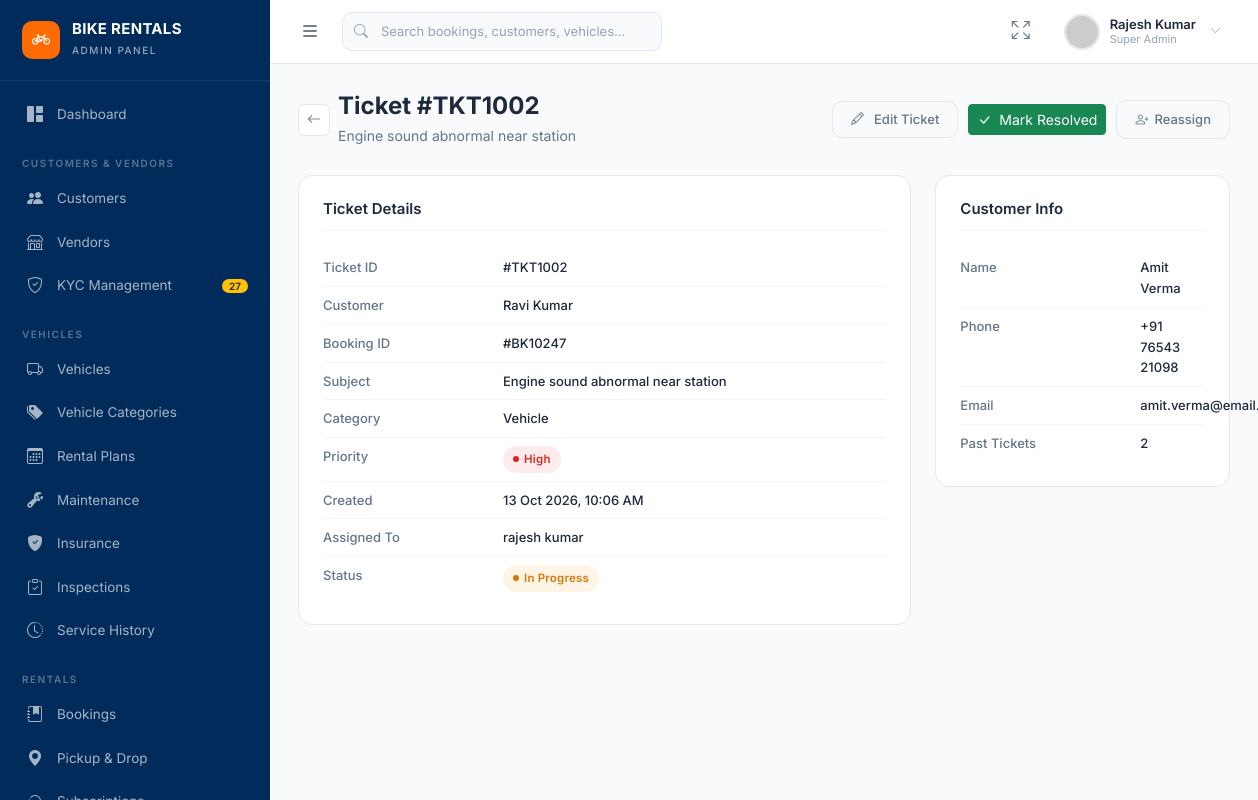
Screenshot of /support/tickets/TKT1002/ with the database file from the repository.
### myapp/models.py (models this page shows, shortened)
class SupportTicket(models.Model):
    PRIORITY_CHOICES = [
        ("Low", "Low"),
        ("Medium", "Medium"),
        ("High", "High"),
        ("Urgent", "Urgent"),
    ]
    STATUS_CHOICES = [
        ("Open", "Open"),
        ("In Progress", "In Progress"),
        ("Resolved", "Resolved"),
        ("Closed", "Closed"),
    ]
    ticket_id = models.CharField(max_length=20, unique=True, blank=True)
    customer = models.ForeignKey(Customer, on_delete=models.SET_NULL, null=True, blank=True, related_name="tickets")
    customer_name = models.CharField(max_length=150)
    email = models.EmailField(blank=True)
    phone = models.CharField(max_length=20, blank=True)
    subject = models.CharField(max_length=255)
    category = models.CharField(max_length=100, default="Booking")
    priority = models.CharField(max_length=20, choices=PRIORITY_CHOICES, default="Medium")
    status = models.CharField(max_length=20, choices=STATUS_CHOICES, default="Open")
    assigned_agent = models.CharField(max_length=100, default="Support Team")
    created_at = models.DateTimeField(default=timezone.now)
    updated_at = models.DateTimeField(auto_now=True)
    class Meta:
        ordering = ["-created_at"]

### myapp/views.py (the view)
# urls.py: path('support/tickets/<str:pk>/', views.support_ticket_detail, name='admin_ticket_detail'),
def support_ticket_detail(request, pk):
    ticket = get_object_or_first(SupportTicket, "ticket_id", pk)
    messages_list = ticket.messages.all() if ticket else []
    return render(request, "admin/support/ticket_detail.html", {"ticket": ticket, "messages_list": messages_list})

### myapp/views.py (called while the page is built)
def get_object_or_first(model_cls, pk_field, pk_val):
    obj = None
    if str(pk_val).isdigit():
        obj = model_cls.objects.filter(pk=int(pk_val)).first()
    if not obj:
        obj = model_cls.objects.filter(**{pk_field: str(pk_val)}).first()
    if not obj:
        obj = model_cls.objects.first()
    return obj

### myapp/templates/admin/support/ticket_detail.html (shortened to what this page needs)
{% extends "admin/base.html" %}
{% block content %}
<div class="page-header d-flex align-items-center justify-content-between flex-wrap gap-2">
    <div class="d-flex align-items-center gap-2">
        <a href="{% url 'admin_support' %}" class="btn-sm-action"><i class="bi bi-arrow-left"></i></a>
        <div><h1>Ticket #{{ ticket.ticket_id|default:"TK3010" }}</h1><p>{{ ticket.subject|default:"Booking confirmation not received" }}</p></div>
    </div>
    <div class="page-header-actions">
        <button class="btn btn-outline-custom btn-sm" onclick="openEditModal('support', '{{ ticket.ticket_id|default:'TK3010' }}', this)"><i class="bi bi-pencil me-1"></i> Edit Ticket</button>
        <button class="btn btn-success btn-sm" data-action-btn="resolve-ticket"><i class="bi bi-check-lg me-1"></i> Mark Resolved</button>
        <button class="btn-outline-custom btn-sm"><i class="bi bi-person-plus"></i> Reassign</button>
    </div>
</div>
<div class="row g-4">
    <div class="col-lg-8">
        <div class="detail-card">
            <h5>Ticket Details</h5>
            <div class="detail-row"><div class="detail-label">Ticket ID</div><div class="detail-value">#{{ ticket.ticket_id|default:"TK3010" }}</div></div>
            <div class="detail-row"><div class="detail-label">Customer</div><div class="detail-value cell-bold">{{ ticket.customer_name|default:"Amit Verma" }}</div></div>
            <div class="detail-row"><div class="detail-label">Booking ID</div><div class="detail-value cell-link">#{{ ticket.booking_id|default:"BK10247" }}</div></div>
            <div class="detail-row"><div class="detail-label">Subject</div><div class="detail-value">{{ ticket.subject|default:"Booking confirmation not received" }}</div></div>
            <div class="detail-row"><div class="detail-label">Category</div><div class="detail-value">{{ ticket.category|default:"Booking" }}</div></div>
            <div class="detail-row"><div class="detail-label">Priority</div><div class="detail-value"><span class="status-badge badge-danger">{{ ticket.priority|default:"High" }}</span></div></div>
            <div class="detail-row"><div class="detail-label">Created</div><div class="detail-value">{{ ticket.created_at|date:"d M Y, h:i A"|default:"30 Sep 2026, 09:15 AM" }}</div></div>
            <div class="detail-row"><div class="detail-label">Assigned To</div><div class="detail-value">{{ ticket.assigned_agent|default:"Priya Staff" }}</div></div>
            <div class="detail-row"><div class="detail-label">Status</div><div class="detail-value"><span class="status-badge badge-pending">{{ ticket.status|default:"Open" }}</span></div></div>
        </div>
    </div>
    <div class="col-lg-4">
        <div class="detail-card">
            <h5>Customer Info</h5>
            <div class="detail-row"><div class="detail-label">Name</div><div class="detail-value">Amit Verma</div></div>
            <div class="detail-row"><div class="detail-label">Phone</div><div class="detail-value">+91 76543 21098</div></div>
            <div class="detail-row"><div class="detail-label">Email</div><div class="detail-value">amit.verma@email.com</div></div>
            <div class="detail-row"><div class="detail-label">Past Tickets</div><div class="detail-value">2</div></div>
        </div>
    </div>
</div>
{% endblock %}

### myapp/static/css/admin.css (style rules this page uses)
:root { --primary: #002B5B; --primary-light: #003d7a; --primary-dark: #001d3d; --accent: #FF6B00; --accent-hover: #E65C00; --accent-light: rgba(255, 107, 0, 0.1); --bg: #F8FAFC; --bg-card: #FFFFFF; --text: #1E293B; --text-secondary: #64748B; --text-muted: #94A3B8; --white: #FFFFFF; --border: #E2E8F0; --border-light: #F1F5F9; --success: #10B981; --success-bg: rgba(16, 185, 129, 0.1); --warning: #F59E0B; --warning-bg: rgba(245, 158, 11, 0.1); --danger: #EF4444; --danger-bg: rgba(239, 68, 68, 0.1); --info: #3B82F6; --info-bg: rgba(59, 130, 246, 0.1); --purple: #8B5CF6; --purple-bg: rgba(139, 92, 246, 0.1); --sidebar-width: 270px; --sidebar-collapsed: 0px; --navbar-height: 64px; --radius: 10px; --radius-sm: 6px; --radius-lg: 14px; --shadow-sm: 0 1px 3px rgba(0, 0, 0, 0.06), 0 1px 2px rgba(0, 0, 0, 0.04); --shadow: 0 4px 6px -1px rgba(0, 0, 0, 0.07), 0 2px 4px -2px rgba(0, 0, 0, 0.05); --shadow-md: 0 10px 15px -3px rgba(0, 0, 0, 0.08), 0 4px 6px -4px rgba(0, 0, 0, 0.05); --shadow-lg: 0 20px 25px -5px rgba(0, 0, 0, 0.08), 0 8px 10px -6px rgba(0, 0, 0, 0.04); --transition: all 0.25s cubic-bezier(0.4, 0, 0.2, 1); --font: 'Inter', -apple-system, BlinkMacSystemFont, 'Segoe UI', sans-serif; }
*, *::before, *::after { box-sizing: border-box; margin: 0; padding: 0; }
html { scroll-behavior: smooth; }
body { font-family: var(--font); background: var(--bg); color: var(--text); font-size: 14px; line-height: 1.6; overflow-x: hidden; -webkit-font-smoothing: antialiased; -moz-osx-font-smoothing: grayscale; }
a { text-decoration: none; color: inherit; transition: var(--transition); }
.page-header { margin-bottom: 28px; }
.page-header h1 { font-size: 24px; font-weight: 700; color: var(--text); margin: 0; }
.page-header p { color: var(--text-secondary); font-size: 14px; margin: 4px 0 0; }
.page-header-actions { display: flex; gap: 10px; align-items: center; }
.cell-bold { font-weight: 600; color: var(--text); }
.cell-link { color: var(--accent); font-weight: 500; cursor: pointer; }
.status-badge { display: inline-flex; align-items: center; gap: 5px; padding: 4px 10px; border-radius: 20px; font-size: 11.5px; font-weight: 600; white-space: nowrap; letter-spacing: 0.2px; }
.status-badge::before { content: ''; width: 6px; height: 6px; border-radius: 50%; flex-shrink: 0; }
.badge-pending, .badge-scheduled, .badge-processing { background: var(--warning-bg); color: #D97706; }
.badge-pending::before, .badge-scheduled::before, .badge-processing::before { background: #D97706; }
.badge-cancelled, .badge-rejected, .badge-failed, .badge-expired, .badge-blocked, .badge-inactive, .badge-danger { background: var(--danger-bg); color: #DC2626; }
.badge-cancelled::before, .badge-rejected::before, .badge-failed::before, .badge-expired::before, .badge-blocked::before, .badge-inactive::before, .badge-danger::before { background: #DC2626; }
.btn-outline-custom { background: transparent; color: var(--text-secondary); border: 1px solid var(--border); padding: 8px 18px; border-radius: var(--radius); font-size: 13px; font-weight: 500; cursor: pointer; transition: var(--transition); font-family: var(--font); display: inline-flex; align-items: center; gap: 6px; }
.btn-sm-action { width: 32px; height: 32px; border: 1px solid var(--border); background: var(--white); border-radius: var(--radius-sm); display: inline-flex; align-items: center; justify-content: center; font-size: 14px; color: var(--text-secondary); cursor: pointer; transition: var(--transition); }
.detail-card { background: var(--white); border-radius: var(--radius-lg); border: 1px solid var(--border); padding: 24px; margin-bottom: 20px; }
.detail-card h5 { font-size: 15px; font-weight: 600; margin-bottom: 18px; padding-bottom: 12px; border-bottom: 1px solid var(--border-light); color: var(--text); }
.detail-row { display: flex; padding: 8px 0; font-size: 13px; border-bottom: 1px solid var(--border-light); }
.detail-row:last-child { border-bottom: none; }
.detail-label { width: 180px; flex-shrink: 0; color: var(--text-secondary); font-weight: 500; }
.detail-value { flex: 1; color: var(--text); font-weight: 500; }

### rows the page displays
SupportTicket: ticket_id "TKT1002", subject "Engine sound abnormal near station", customer_name "Ravi Kumar", category "Vehicle", priority "High", created_at "13 Oct 2026, 10:06 AM", assigned_agent "rajesh kumar", status "In Progress"

### other values shown
{{ ticket.booking_id|default:"BK10247" }} "BK10247"
